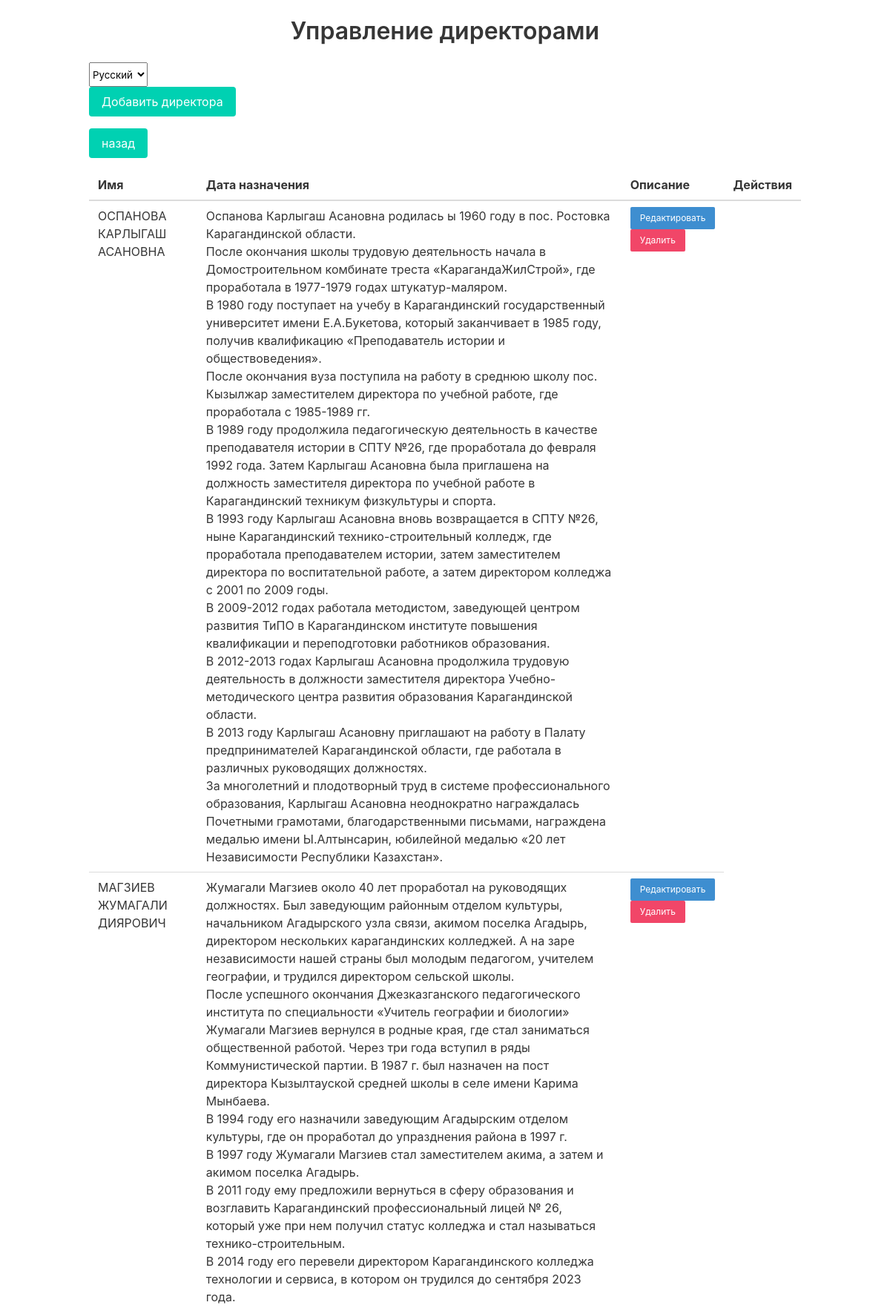
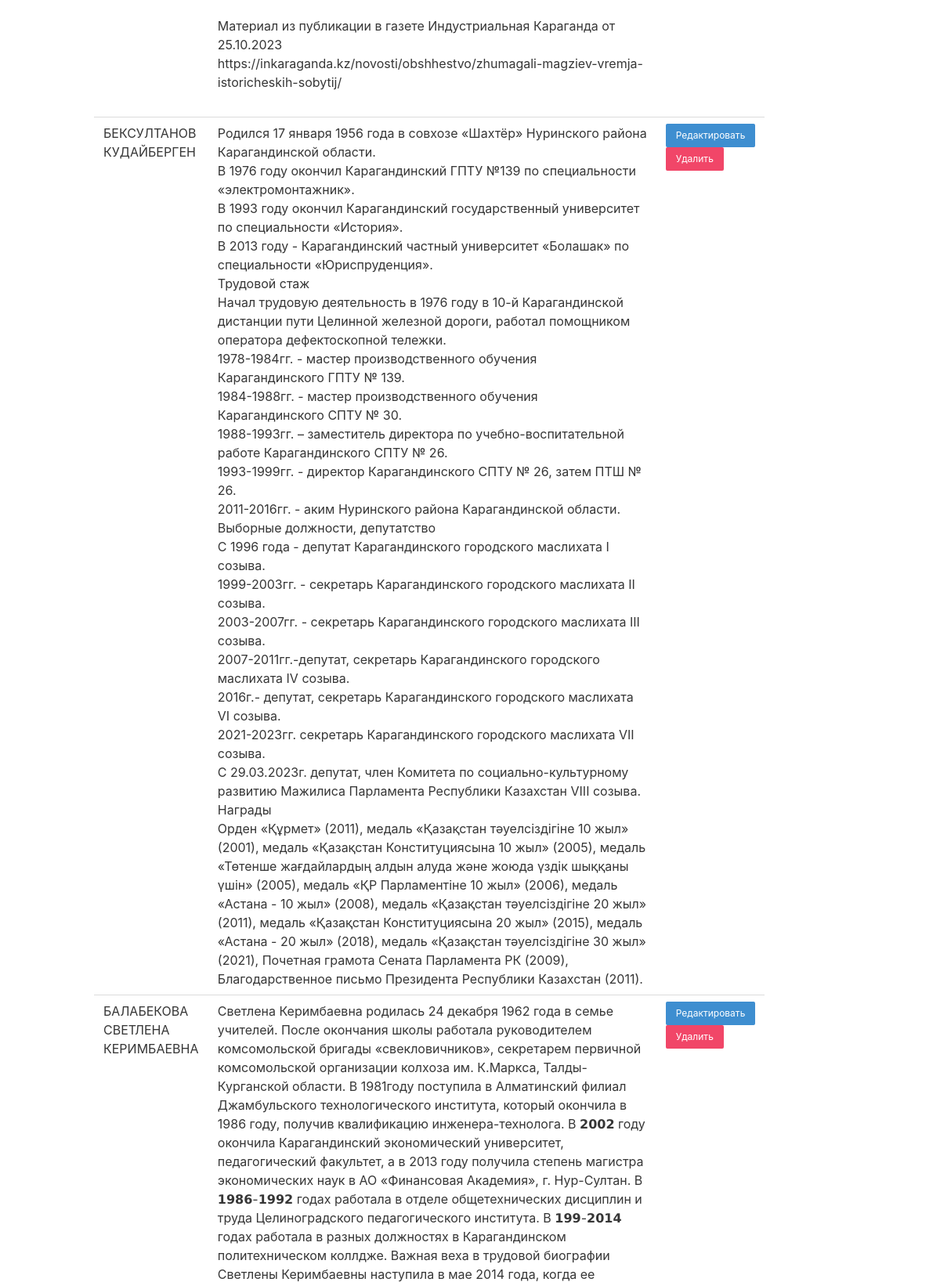
Screenshot of /admin/veterans/manage_directors.php (signed in, upper part) with the database file from the repository (2 pictures, top to bottom).
### tables this page shows
CREATE TABLE `directors` (
  `id` int NOT NULL,
  `name` varchar(255) NOT NULL,
  `biography` text,
  `photo` varchar(255) DEFAULT NULL,
  `created_at` timestamp NULL DEFAULT CURRENT_TIMESTAMP,
  `gallery` text,
  `name_ru` varchar(255) DEFAULT NULL,
  `name_kz` varchar(255) DEFAULT NULL,
  `name_en` varchar(255) DEFAULT NULL,
  `biography_ru` text,
  `biography_kz` text,
  `biography_en` text
);

### admin/veterans/manage_directors.php (the view, shortened to what this page needs)
<?php
include '../config.php';
?>
<?php endif;
$language = $_SESSION['lang'];
$query = "SELECT * FROM directors";
$result = mysqli_query($conn, $query);
?>
<!DOCTYPE html>
<html lang="ru">
<head>
    <link href="https://cdn.jsdelivr.net/npm/bulma@0.9.3/css/bulma.min.css" rel="stylesheet">
</head>
<body>
    <div class="container">
        <h1 class="title has-text-centered mt-5">Управление директорами</h1>
        <form method="GET" action="">
            <select name="lang" onchange="this.form.submit()" class="select">
                <option value="ru" <?php if ($_SESSION['lang'] == 'ru') echo 'selected'; ?>>Русский</option>
            </select>
        </form>
        <div class="mb-4">
            <a href="directors/add_director.php" class="button is-primary">Добавить директора</a>
        </div>
        <div class="mb-4">
            <a href="../admin/index.php" class="button is-primary">назад</a>
        </div>
        <?php if (mysqli_num_rows($result) == 0): ?>
            <div class="notification is-warning">
                Нет доступных директоров.
            </div>
        <?php else: ?>
            <table class="table is-fullwidth">
                <thead>
                    <tr>
                        <th>Имя</th>
                        <th>Дата назначения</th>
                        <th>Описание</th>
                        <th>Действия</th>
                    </tr>
                </thead>
                <tbody>
                    <?php while ($row = mysqli_fetch_assoc($result)): ?>
                        <tr>
                            <td><?php echo htmlspecialchars($row['name_' . $language] ?? ''); ?></td>
                            <td><?php echo nl2br(htmlspecialchars($row['biography_' . $language] ?? '')); ?></td>
                            <td>
                                <a href="directors/edit_director.php?id=<?php echo $row['id']; ?>" class="button is-small is-info">Редактировать</a>
                                <a href="directors/delete_director.php?id=<?php echo $row['id']; ?>" class="button is-small is-danger" onclick="return confirm('Вы уверены, что хотите удалить этого директора?');">Удалить</a>
                            </td>
                        </tr>
                    <?php endwhile; ?>
                </tbody>
            </table>
        <?php endif; ?>
    </div>
</body>
</html>

### rows the page displays
directors: name_ru "ОСПАНОВА КАРЛЫГАШ АСАНОВНА", biography_ru "Оспанова Карлыгаш Асановна родилась ы 1960 году в пос. Ростовка Карагандинской области. После окончания школы трудовую деятельность начала в Домостроительном комбинате треста «КарагандаЖилСтрой», где проработала в 1977-1979 годах штукатур-маляром. В 1980 году поступает на учебу в Карагандинский государственный университет имени Е.А.Букетова, который заканчивает в 1985 году, получив квалификацию «Преподаватель истории и обществоведения». После окончания вуза поступила на работу в среднюю школу пос. Кызылжар заместителем директора по учебной работе, где проработала с 1985-1989 гг. В 1989 году продолжила педагогическую деятельность в качестве преподавателя истории в СПТУ №26, где проработала…"
directors: name_ru "МАГЗИЕВ ЖУМАГАЛИ ДИЯРОВИЧ", biography_ru "Жумагали Магзиев около 40 лет проработал на руководящих должностях. Был заведующим районным отделом культуры, начальником Агадырского узла связи, акимом поселка Агадырь, директором нескольких карагандинских колледжей. А на заре независимости нашей страны был молодым педагогом, учителем географии, и трудился директором сельской школы. После успешного окончания Джезказганского педагогического института по специальности «Учитель географии и биологии» Жумагали Магзиев вернулся в родные края, где стал заниматься общественной работой. Через три года вступил в ряды Коммунистической партии. В 1987 г. был назначен на пост директора Кызылтауской средней школы в селе имени Карима Мынбаева. В 1994 году…"
directors: name_ru "БЕКСУЛТАНОВ КУДАЙБЕРГЕН", biography_ru "Родился 17 января 1956 года в совхозе «Шахтёр» Нуринского района Карагандинской области. В 1976 году окончил Карагандинский ГПТУ №139 по специальности «электромонтажник». В 1993 году окончил Карагандинский государственный университет по специальности «История». В 2013 году - Карагандинский частный университет «Болашак» по специальности «Юриспруденция». Трудовой стаж Начал трудовую деятельность в 1976 году в 10-й Карагандинской дистанции пути Целинной железной дороги, работал помощником оператора дефектоскопной тележки. 1978-1984гг. - мастер производственного обучения Карагандинского ГПТУ № 139. 1984-1988гг. - мастер производственного обучения Карагандинского СПТУ № 30. 1988-1993гг. –…"
directors: name_ru "БАЛАБЕКОВА СВЕТЛЕНА КЕРИМБАЕВНА"
